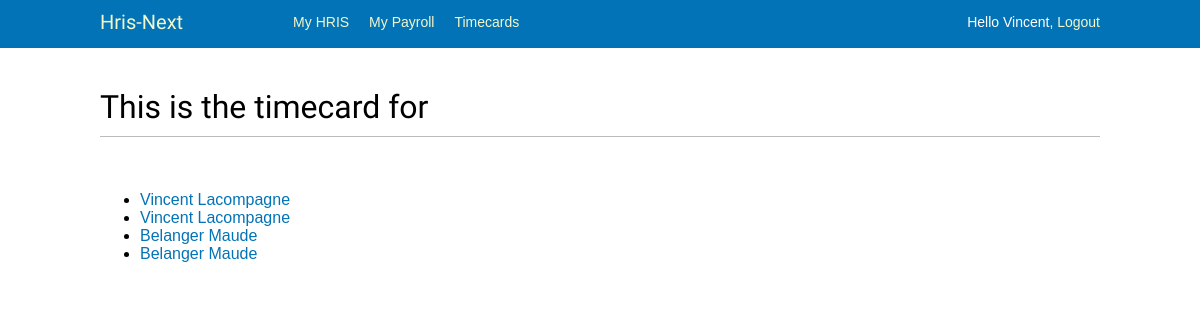
The page /timecards/home/ (signed in) on the database its author committed.
### timecards/models.py (models this page shows, shortened)
class Allcards(models.Model):
    employee_number = models.ForeignKey('hris.Employee',on_delete=models.CASCADE)
    clocked_in = models.DateTimeField()
    clocked_out = models.DateTimeField()
    out_date = models.DateField(blank=True, null=True, default = '')
    in_date = models.DateField(blank=True, null=True, default = '')
    worked_hours = models.DecimalField(max_digits = 16, decimal_places = 5, default = '0')

### hris/models.py (models this page shows, shortened)
class Employee(models.Model):
    first_name = models.CharField(max_length=50, help_text='Enter employee\'s first name')
    last_name = models.CharField(max_length=50, help_text='Enter employee\'s last name')
    birthdate = models.DateField()
    sin_number = models.IntegerField()
    salary = models.DecimalField(max_digits = 16, decimal_places = 5)
    employee_number = models.IntegerField()
    hire_date = models.DateField()
    street_no = models.CharField(max_length=10, default=' ',help_text='Enter employee\'s address')
    street_name = models.CharField(max_length=50, default=' ',help_text='Enter employee\'s address')
    city = models.CharField(max_length=50, default=' ', help_text='Enter employee\'s address')
    post_code = models.CharField(max_length=7, default=' ',help_text='Enter employee\'s postal code')
    def __str__(self):
        return self.first_name + " " + self.last_name
    class Meta:
        ordering = ['last_name', 'first_name','birthdate']

### timecards/views.py (the view)
# urls.py: path('home/', views.HomePageView.as_view(), name='home'),
class HomePageView(TemplateView):
    template_name = "timecards/allcards_list.html"
    def get_context_data(self, **kwargs):
        context = super().get_context_data(**kwargs)
        context['latest_timecards'] = Allcards.objects.all()[:5]
        return context

### timecards/templates/timecards/allcards_list.html (shortened to what this page needs)
{% extends "base_generic.html" %}
{% load static %}
{% block content %}
<h1> This is the timecard for </h1>
<br>
{% if latest_timecards %}
<ul>
    {% for timecard in latest_timecards %}
        <li><a href="/timecards/{{ timecard.id }}/">{{ timecard.employee_number }}</a></li>
    {% endfor %}
    </ul>
{% else %}
    <p>No timecards are available.</p>
{% endif %}
<br>
{% endblock %}

### templates/base_generic.html (shortened to what this page needs)
{% load static %}
<!DOCTYPE html>
<html>
<head>
  <link href="{% static "css/base.css" %}" rel="stylesheet">
</head>
<body>
  <div id="header">
    <span class="logo" <a href="{% url 'hris:index' %}">Hris-Next</span>
    {% if request.user.is_authenticated %}
      <ul class="menu">
        <li {% if section == "hris" %}class="selected"{% endif %}>
          <a href="{% url "hris:index" %}">My HRIS</a>
        </li>
        <li {% if section == "payroll" %}class="selected"{% endif %}>
          <a href="{% url "payroll:index" %}">My Payroll</a>
        </li>
        <li {% if section == "timecards" %}class="selected"{% endif %}>
          <a href="{% url "timecards:allcards-list" %}"> Timecards</a>
        </li>
      </ul>
    {% endif %}
    <span class="user">
      {% if request.user.is_authenticated %}
        Hello {{ request.user.first_name }},
        <a href="{% url "logout" %}">Logout</a>
      {% else %}
        <a href="{% url "login" %}">Log-in</a>
      {% endif %}
    </span>
  </div>
  <div id="content">
    {% block content %}
    {% endblock %}
  </div>
</body>
</html>

### static/css/base.css (style rules this page uses)
body { margin:0; padding:0; font-family:helvetica, sans-serif; }
a { color:#0273B6; text-decoration:none; }
h1, h2, h3, h4, h5 , h6 { font-family: 'Muli', sans-serif; font-weight:normal; }
h1 { border-bottom:1px solid #bbb; padding:0 0 10px 0; margin:10px 0 20px 0; }
#header { padding:10px 100px; font-size:14px; background:#0273B6; color:#fff; border-bottom:4px solid #0272B6; overflow:auto; }
#header .logo { font-family: 'Muli', sans-serif; float:left; color:#f3f7cc; font-size:20px; margin-right:10%; }
#header ul.menu { list-style:none; float:left; margin:0; padding:0; }
#header ul.menu li { float:left; padding:4px 10px; }
#header a { color:#f3f7cc; }
#header .user { float:right; padding-top:4px; }
#content { padding:30px 100px; }

### rows shown on the page
Allcards: employee_number "Vincent Lacompagne"
Allcards: employee_number "Vincent Lacompagne"
Allcards: employee_number "Belanger Maude"
Allcards: employee_number "Belanger Maude"

### other values the page prints
{{ request.user.first_name }} "Vincent"
